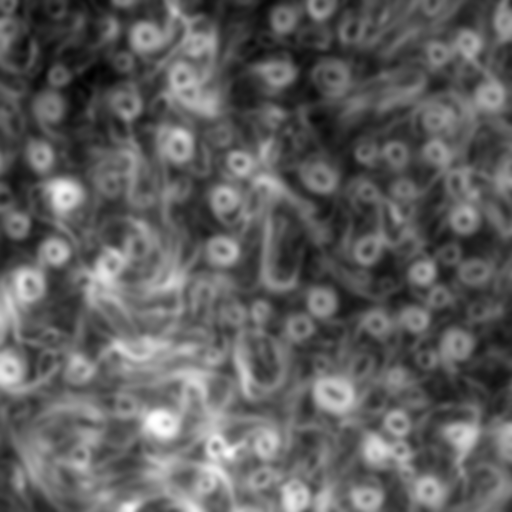
#> input picture Fourier_Rings copy/AVG_SS7_2_EC_mean2.tif, 512 x 512 px, found by its file name
$ python kymo_generator.py
#> lines starting #> are read from the running program, lines starting #| are printed output that depends on the picture; after the words box and inside, x2 and y2 are one past the last pixel; in counts of white or black regions, pixels touching at a corner belong together; pictures that were not available may be replaced by others from this repository, and a replacement may not be noted
#!/usr/bin/env python3
# -*- coding: utf-8 -*-
"""
Created on Thu Nov 13 14:52:40 2025

@author: diegoramirez
"""

import numpy as np
from skimage.io import imread, imsave
from skimage.morphology import disk, erosion
from skimage.measure import label, regionprops
from scipy import ndimage
import cv2
import skimage.transform

# Generate a clockwise circular trajectory around a center point
def circular_trajectory(center, radius, num_points=360):
    cx, cy = center
    angles = 2 * np.pi - np.linspace(0, 2 * np.pi, num_points, endpoint=False)  # clockwise
    x = cx + radius * np.cos(angles)
    y = cy + radius * np.sin(angles)

    # Round coordinates and remove duplicates while preserving order
    seen = set()
    coords = []
    for xi, yi in zip(x, y):
        pt = (int(round(xi)), int(round(yi)))
        if pt not in seen:
            seen.add(pt)
            coords.append(pt)

    return np.array(coords)

# Load static image and dynamic stack
image = imread('/Users/diegoramirez/Documents/python_projects/Fourier_Rings/AVG_SS7_2_EC_mean2.tif')
#> image is the input picture: shape (512, 512); min 0, max 255, mean 94.2
stack = imread('/Users/diegoramirez/Documents/python_projects/Fourier_Rings/SS7_2_EC_mean2.tif')

# Threshold to isolate ring-like structures (adjust thresholds as needed)
mask = ((image > 110) & (image < 180)).astype(int)
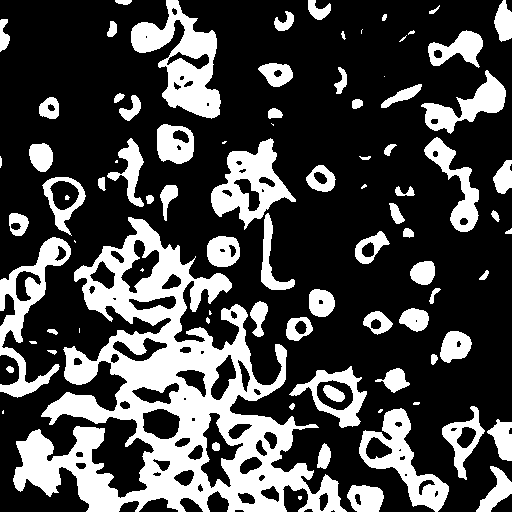
#> mask: shape (512, 512) int64; values 0 (black) and 1 (white), 28.4% white; 88 white regions (17 under 20 px), largest, box (x1, y1, x2, y2) and area: (13, 217, 347, 512) 34098, (131, 0, 221, 119) 4791, (0, 237, 71, 398) 3389

# Fill internal holes in binary mask
mask = ndimage.binary_fill_holes(mask).astype(int)
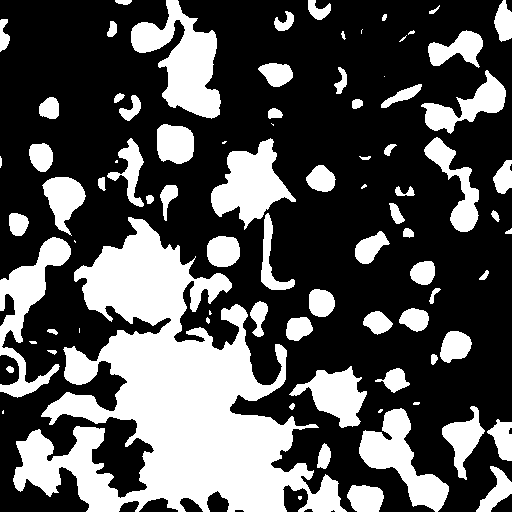
#> mask: shape (512, 512) int64; values 0 (black) and 1 (white), 33.2% white; 84 white regions (15 under 20 px), largest, box (x1, y1, x2, y2) and area: (13, 217, 347, 512) 42430, (131, 0, 221, 119) 5207, (0, 237, 71, 398) 3849

# Apply morphological erosion to clean up edges
mask = erosion(mask, disk(2))
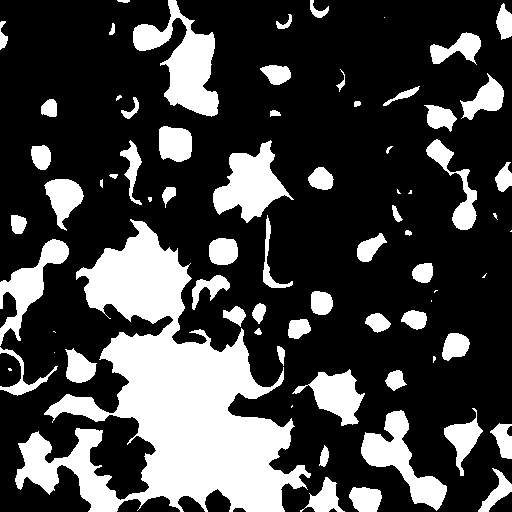
#> mask: shape (512, 512) int64; values 0 (black) and 1 (white), 26.7% white; 74 white regions (14 under 20 px), largest, box (x1, y1, x2, y2) and area: (15, 219, 311, 512) 34881, (133, 0, 219, 117) 4325, (213, 140, 294, 223) 3255

# Convert mask to 8-bit format for contour detection
mask = mask * 255
#> mask: shape (512, 512) int64; 26.7% white; 74 white regions (14 under 20 px)

# Label connected components in the mask
labels = label(mask, background=0)
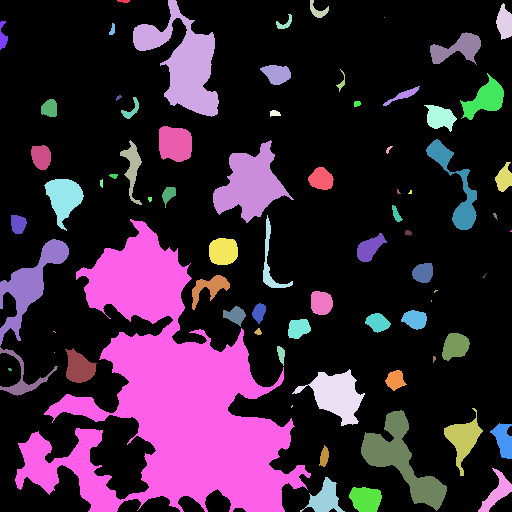
#> labels: shape (512, 512) int64; 75 distinct labels, from 0 to 74; one colour per label, 0 black
regions = regionprops(labels)
#> regions = 74 regions; largest, box (x1, y1, x2, y2) and area: (15, 219, 311, 512) 34881, (133, 0, 219, 117) 4325, (213, 140, 294, 223) 3255, (361, 410, 447, 511) 2953, (0, 239, 69, 346) 2284

# Initialize blank canvases
rows, cols = mask.shape
#> rows = 512; cols = 512
test = np.zeros((rows, cols), dtype=np.uint8)
i = 1

# Filter regions based on circularity and area
for region in regions:
    circ = 4 * np.pi * region.area / region.perimeter**2
    im_test = (labels == region.label).astype(np.uint8)

    if (0.7 < circ < 1.0) and (region.area > 250):
        test += im_test

    i += 1
#> this loop made 74 passes
#> circ on passes 1 to 12: 0.676, 0.21, 0.396, 0.649, 0.38, inf, 0.378, 0.712, 0.395, 0.784, 0.451, 0.479
#> pass 1, `im_test = (labels == region.label).astype(np.uint8)`:
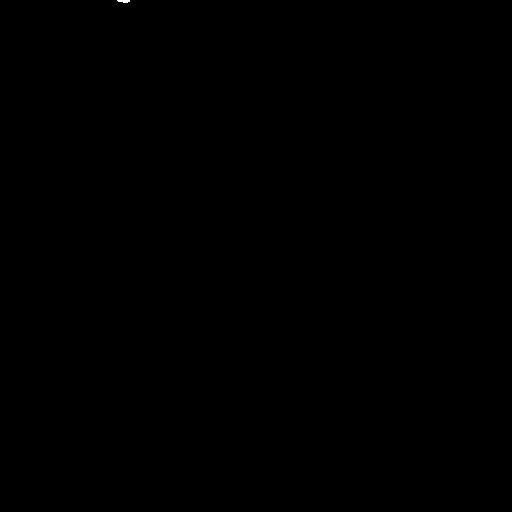
#> im_test: shape (512, 512); values 0 (black) and 1 (white), 0.01% white; 1 white region, box (x1, y1, x2, y2) and area: (117, 0, 130, 3) 30
#> pass 2, `im_test = (labels == region.label).astype(np.uint8)`:
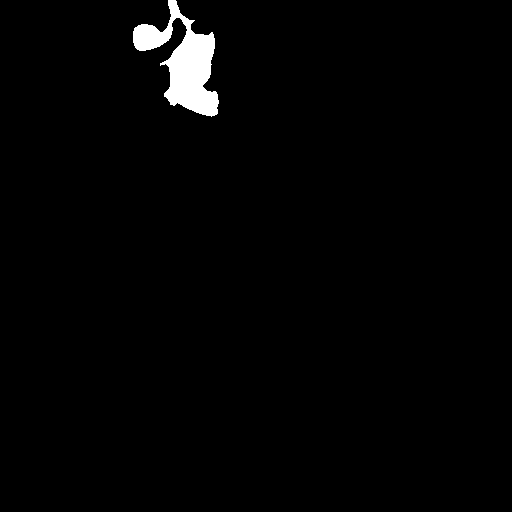
#> im_test: shape (512, 512); values 0 (black) and 1 (white), 1.6% white; 1 white region, box (x1, y1, x2, y2) and area: (133, 0, 219, 117) 4325
#> after the loop:
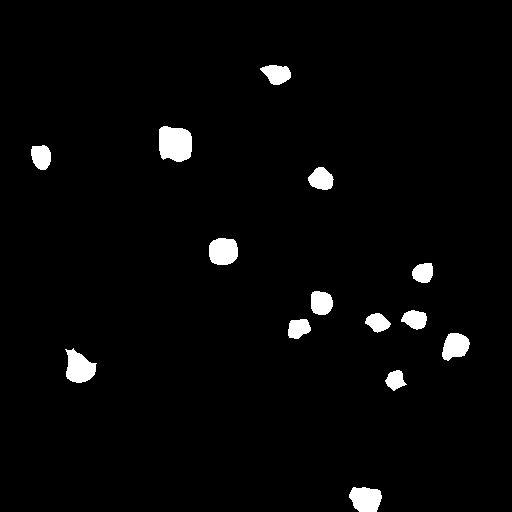
#> test: shape (512, 512); values 0 (black) and 1 (white), 2.7% white; 14 white regions
#> after the loop, i = 75

# Detect contours from filtered mask
contours, _ = cv2.findContours(test, cv2.RETR_EXTERNAL, cv2.CHAIN_APPROX_SIMPLE)
#> contours = 14 contours; largest, box (x1, y1, x2, y2) and area: (159, 126, 192, 162) 958, (65, 348, 97, 383) 670, (209, 238, 238, 265) 630, (349, 487, 382, 512) 614, (442, 333, 470, 361) 522

# Prepare output canvas and kymograph size
output = np.zeros_like(test)
new_size = (200, 75)
i = 0

# Initialize labeled region map
region_map = np.zeros_like(test, dtype=np.uint8)
region_map_color = np.stack([region_map]*3, axis=-1)  # RGB image for visualization

font = cv2.FONT_HERSHEY_SIMPLEX
font_scale = 0.5
thickness = 1
color = (255, 255, 255)  # white text


# Loop through each contour to extract circular kymographs
for cnt in contours:
    (x, y), radius = cv2.minEnclosingCircle(cnt)
    center = (int(y), int(x))  # Note: (row, col) format

    # Generate circular trajectories at three radii
    loc = circular_trajectory(center, radius - 3)
    loc1 = circular_trajectory(center, radius - 1)
    loc2 = circular_trajectory(center, radius + 1)

    # Skip if any coordinate exceeds image bounds
    if np.any(loc[:, 0] >= image.shape[0]) or np.any(loc[:, 1] >= image.shape[0]):
        continue

    # Extract pixel intensities along each trajectory for all frames
#> (the run stopped early here; a loop or call above may not have finished)
